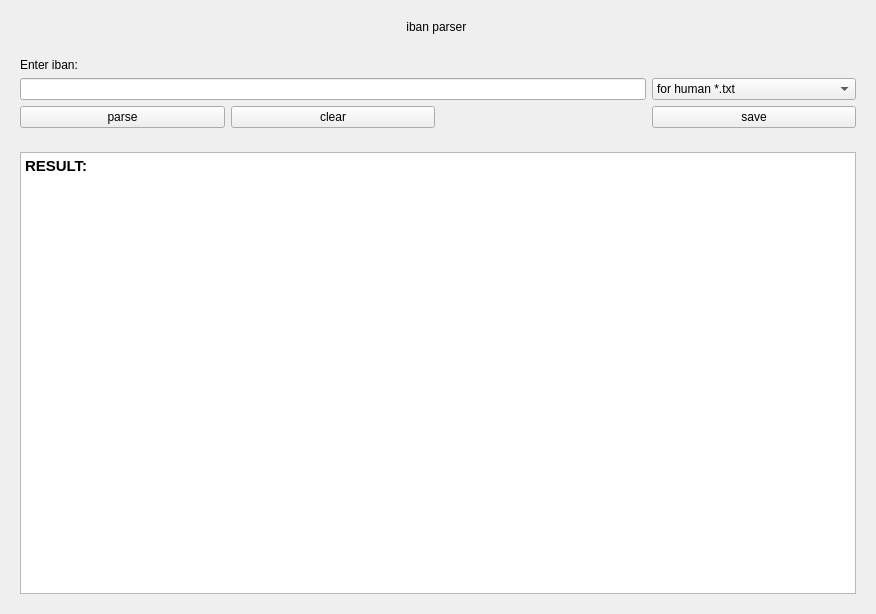
<?xml version="1.0" encoding="UTF-8"?>
<ui version="4.0">
 <class>iban_parser_form</class>
 <widget class="QWidget" name="iban_parser_form">
  <property name="geometry">
   <rect>
    <x>0</x>
    <y>0</y>
    <width>876</width>
    <height>614</height>
   </rect>
  </property>
  <property name="windowTitle">
   <string>Form</string>
  </property>
  <property name="windowIcon">
   <iconset resource="main_icon_files.qrc">
    <normaloff>:/mainLogo/logo.png</normaloff>:/mainLogo/logo.png</iconset>
  </property>
  <layout class="QGridLayout" name="gridLayout_4">
   <item row="0" column="0">
    <widget class="QWidget" name="widget" native="true">
     <layout class="QGridLayout" name="gridLayout">
      <item row="0" column="0">
       <widget class="QLabel" name="label_title">
        <property name="styleSheet">
         <string notr="true">font: 15pt &quot;Hack&quot;;</string>
        </property>
        <property name="text">
         <string>&lt;html&gt;&lt;head/&gt;&lt;body&gt;&lt;p align=&quot;center&quot;&gt;iban parser &lt;/p&gt;&lt;/body&gt;&lt;/html&gt;</string>
        </property>
       </widget>
      </item>
     </layout>
    </widget>
   </item>
   <item row="1" column="0">
    <widget class="QWidget" name="widget_2" native="true">
     <layout class="QGridLayout" name="gridLayout_2">
      <item row="0" column="0">
       <widget class="QLabel" name="label_2">
        <property name="styleSheet">
         <string notr="true">font: 14pt &quot;Hack&quot;;</string>
        </property>
        <property name="text">
         <string>Enter iban:</string>
        </property>
       </widget>
      </item>
      <item row="1" column="0" colspan="3">
       <widget class="QLineEdit" name="lineEdit_iban_input"/>
      </item>
      <item row="1" column="3">
       <widget class="QComboBox" name="comboBox_saveType">
        <property name="styleSheet">
         <string notr="true">font: 12pt &quot;Hack&quot;;</string>
        </property>
        <item>
         <property name="text">
          <string>for human *.txt</string>
         </property>
        </item>
        <item>
         <property name="text">
          <string>for machine *.json</string>
         </property>
        </item>
       </widget>
      </item>
      <item row="2" column="0">
       <widget class="QPushButton" name="pushButton_parse_iban">
        <property name="styleSheet">
         <string notr="true">font: 14pt &quot;Hack&quot;;</string>
        </property>
        <property name="text">
         <string>parse</string>
        </property>
       </widget>
      </item>
      <item row="2" column="1">
       <widget class="QPushButton" name="pushButton_clearResult">
        <property name="styleSheet">
         <string notr="true">font: 14pt &quot;Hack&quot;;</string>
        </property>
        <property name="text">
         <string>clear</string>
        </property>
       </widget>
      </item>
      <item row="2" column="3">
       <widget class="QPushButton" name="pushButton_save_result">
        <property name="styleSheet">
         <string notr="true">font: 14pt &quot;Hack&quot;;</string>
        </property>
        <property name="text">
         <string>save</string>
        </property>
       </widget>
      </item>
     </layout>
    </widget>
   </item>
   <item row="2" column="0">
    <widget class="QWidget" name="widget_3" native="true">
     <layout class="QGridLayout" name="gridLayout_3">
      <item row="0" column="0">
       <widget class="QTextBrowser" name="textBrowser_resultConsole">
        <property name="styleSheet">
         <string notr="true">font: 14pt &quot;Hack&quot;;</string>
        </property>
        <property name="html">
         <string>&lt;!DOCTYPE HTML PUBLIC &quot;-//W3C//DTD HTML 4.0//EN&quot; &quot;http://www.w3.org/TR/REC-html40/strict.dtd&quot;&gt;
&lt;html&gt;&lt;head&gt;&lt;meta name=&quot;qrichtext&quot; content=&quot;1&quot; /&gt;&lt;style type=&quot;text/css&quot;&gt;
p, li { white-space: pre-wrap; }
&lt;/style&gt;&lt;/head&gt;&lt;body style=&quot; font-family:'Hack'; font-size:14pt; font-weight:400; font-style:normal;&quot;&gt;
&lt;p style=&quot; margin-top:0px; margin-bottom:0px; margin-left:0px; margin-right:0px; -qt-block-indent:0; text-indent:0px;&quot;&gt;&lt;span style=&quot; font-family:'Cantarell'; font-size:11pt; font-weight:600;&quot;&gt;RESULT:&lt;/span&gt;&lt;/p&gt;&lt;/body&gt;&lt;/html&gt;</string>
        </property>
       </widget>
      </item>
     </layout>
    </widget>
   </item>
  </layout>
 </widget>
 <resources>
  <include location="main_icon_files.qrc"/>
 </resources>
 <connections/>
</ui>
